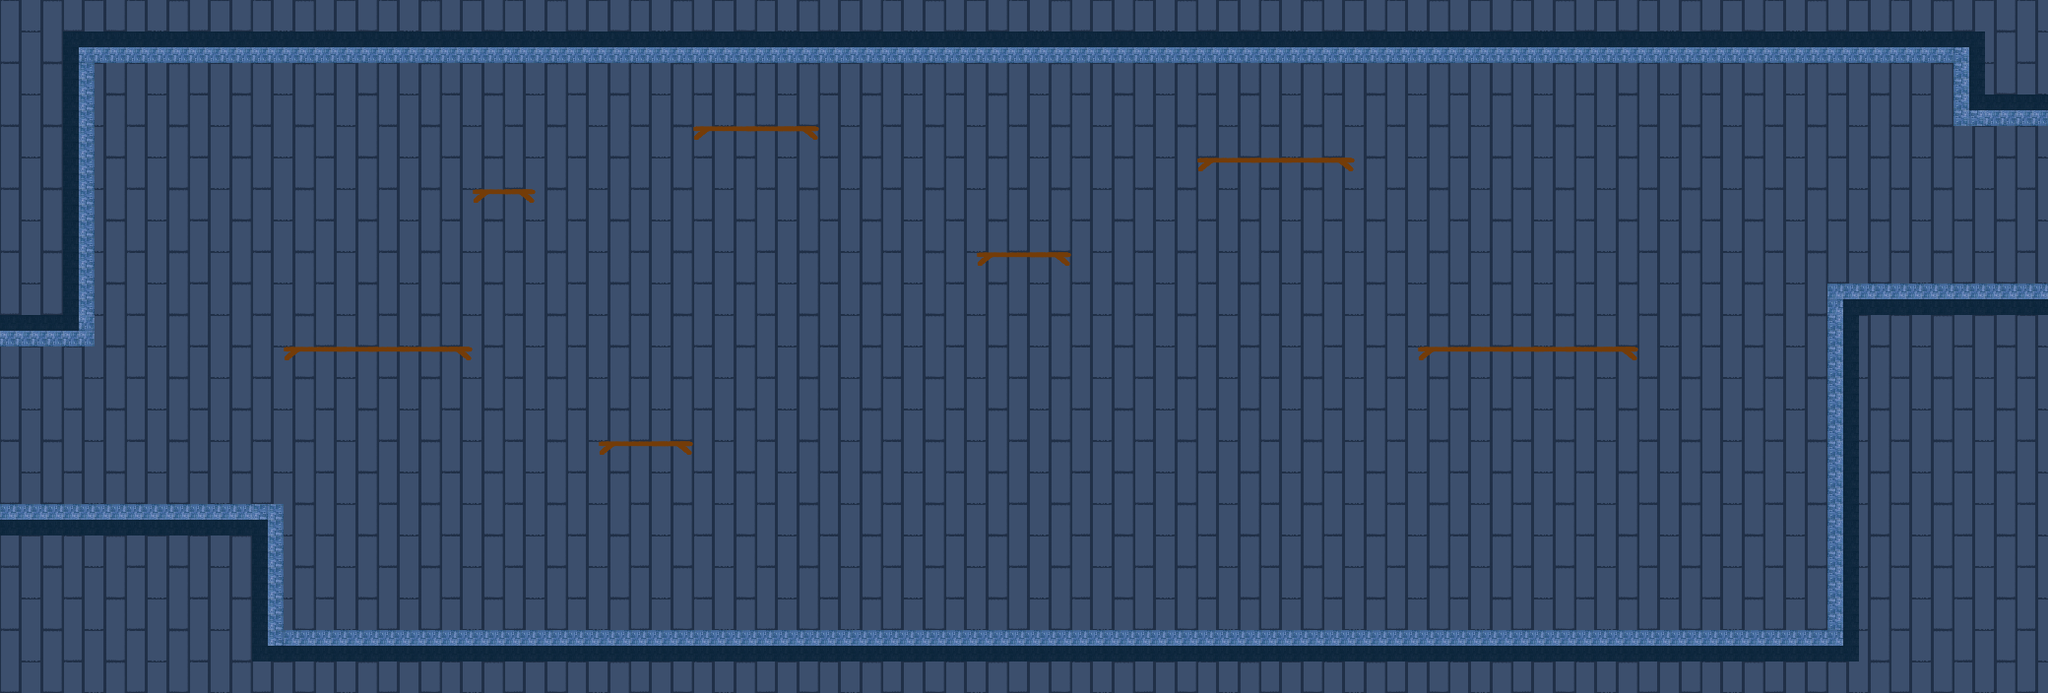

Rendered tile map (Tiled .tmx) drawn with the repository's tilesets; below, a short description and the map source with its tile grids summarised:
An orthogonal 65x22 tile map with 32x32 px tiles, 4 tile layers (background, background2, platforms, jumpthru) and 16 objects.

<map version="1.0" orientation="orthogonal" renderorder="right-down" width="65" height="22" tilewidth="32" tileheight="32" nextobjectid="88">
 <tileset firstgid="1" name="tileset" tilewidth="32" tileheight="32" tilecount="800" columns="40">
  <image source="tileset_library.png" width="1280" height="640" />
 </tileset>
 <layer name="background" width="65" height="22">
  <data>[1430 cells, 1430 non-empty, 4 distinct tile ids]</data>
 </layer>
 <layer name="background2" width="65" height="22">
  <data>[1430 cells, 2 non-empty, 2 distinct tile ids]</data>
 </layer>
 <layer name="platforms" width="65" height="22">
  <data>[1430 cells, 156 non-empty, 12 distinct tile ids]</data>
 </layer>
 <layer name="jumpthru" width="65" height="22">
  <data>[1430 cells, 30 non-empty, 3 distinct tile ids]</data>
 </layer>
 <objectgroup name="sprites">
  <object id="60" gid="166" x="896" y="96.6667" width="32" height="32" />
  <object id="68" gid="166" x="926.667" y="96.6667" width="32" height="32" />
  <object id="79" gid="164" x="736" y="640" width="32" height="32" />
  <object id="80" gid="164" x="768" y="640" width="32" height="32" />
  <object id="81" gid="164" x="800" y="640" width="32" height="32" />
  <object id="82" gid="164" x="832" y="640" width="32" height="32" />
  <object id="83" gid="164" x="1216" y="640" width="32" height="32" />
  <object id="84" gid="164" x="1248" y="640" width="32" height="32" />
  <object id="87" gid="2147483738" x="1600" y="640" width="32" height="32" />
 </objectgroup>
 <objectgroup name="transitions">
  <object id="39" gid="168" x="2072" y="536" width="32" height="32">
   <properties>
    <property name="toMap" value="10x8" />
   </properties>
  </object>
  <object id="70" gid="169" x="44.6061" y="409.939" width="32" height="32">
   <properties>
    <property name="fromMap" value="11x8" />
   </properties>
  </object>
  <object id="71" gid="169" x="2005.21" y="179.636" width="32" height="32">
   <properties>
    <property name="fromMap" value="13x8" />
   </properties>
  </object>
  <object id="73" gid="167" x="2071" y="133" width="32" height="32">
   <properties>
    <property name="side" value="right" />
    <property name="toMap" value="13x8" />
   </properties>
  </object>
  <object id="74" gid="168" x="2072" y="315" width="32" height="32">
   <properties>
    <property name="toMap" value="13x8" />
   </properties>
  </object>
  <object id="75" gid="167" x="-12" y="358" width="32" height="32">
   <properties>
    <property name="side" value="left" />
    <property name="toMap" value="11x8" />
   </properties>
  </object>
  <object id="78" gid="168" x="-13" y="537" width="32" height="32">
   <properties>
    <property name="toMap" value="11x8" />
   </properties>
  </object>
 </objectgroup>
</map>
